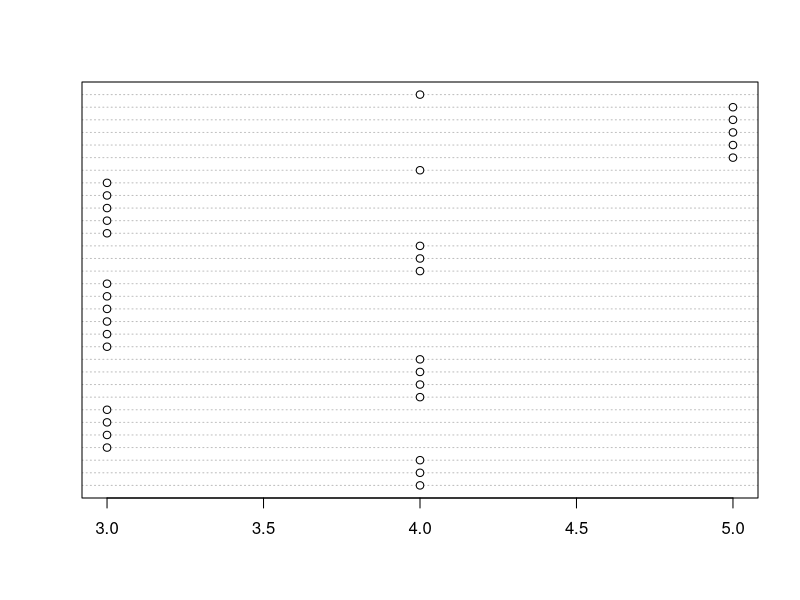
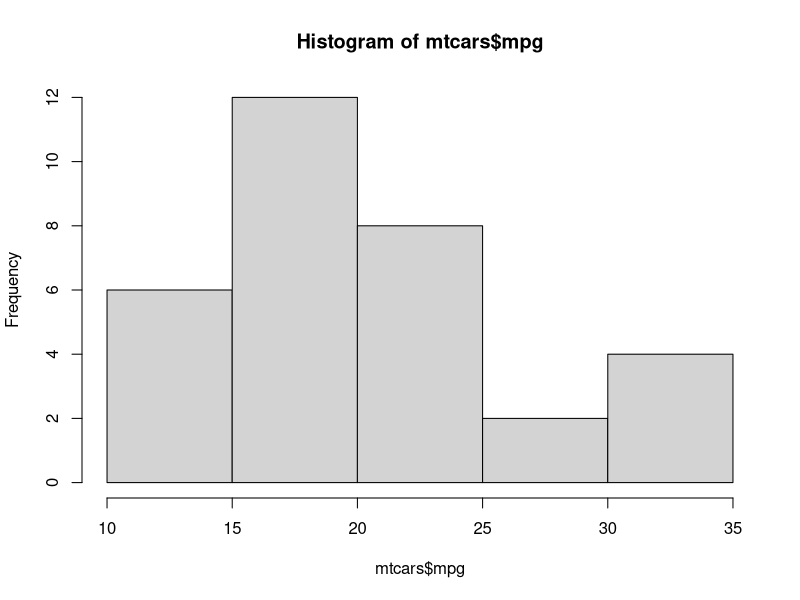

Source code (R) for these figures, in order:
## ---- chunk 1

table(mtcars$gear)

## ---- chunk 2
dotchart(mtcars$gear)
## ---- chunk 3
hist(mtcars$mpg)
